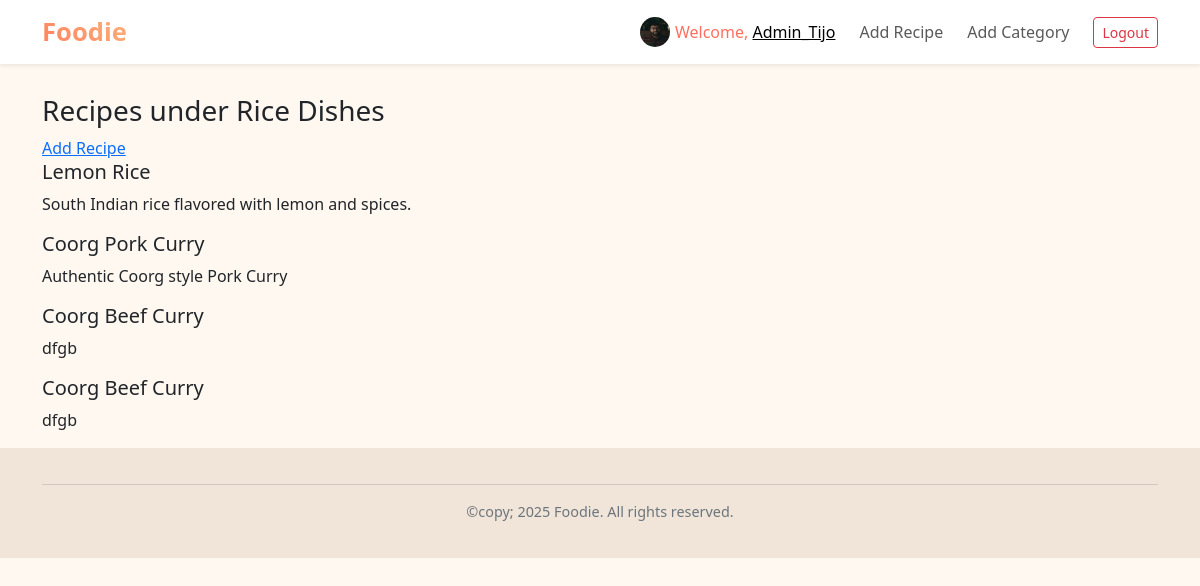
The app's page /home/recipes/5/ (signed in) with its own data.
### accounts/models.py (models this page shows, shortened)
class UserProfile(models.Model):
    user = models.OneToOneField(
        User,
        on_delete=models.CASCADE,
        related_name='profile'
    )
    bio = models.TextField(blank=True, null=True)
    date_created = models.DateTimeField(auto_now_add=True)
    profile_photo = models.ImageField(
        upload_to='profile/',
        blank=True,
        null=True
    )

### foodie_app/models.py (models this page shows)
class Category(models.Model):
    name = models.CharField(max_length=100)
    date_added = models.DateTimeField(auto_now_add=True)  # New field
    class Meta:
        verbose_name = "Category"
        ordering = ['name']   # default order by name ascending
    def __str__(self):
        return self.name

### recipes/models.py (models this page shows, shortened)
class Recipe(models.Model):
    name = models.CharField(max_length=100)
    description = models.TextField(null=True, blank=True)
    ingredients = models.TextField()
    directions = models.TextField()
    date_added = models.DateTimeField(auto_now_add=True, null=True, blank=True)
    category = models.ForeignKey(Category, on_delete=models.CASCADE)
    user = models.ForeignKey(User, on_delete=models.CASCADE, related_name='recipes', null=True, default=1)
    class Meta:
        ordering = ['date_added']

### foodie_app/views.py (the view)
# urls.py: path('recipes/', include('recipes.urls')),   # include recipes app
def recipes(request, category_id):
    recipes_qs = Recipe.objects.filter(category=category_id)
    category = Category.objects.get(pk=category_id)
    context = {
        'recipes': recipes_qs,
        'category': category,
    }
    return render(request, 'foodie_app/recipes.html', context)

### foodie_app/templates/foodie_app/recipes.html
{% extends "base.html" %} {% block content %}
<h3>Recipes under {{ category }}</h3>
<a href="{% url 'foodie_app:add_recipe_with_genre' category.id %}"
  >Add Recipe</a
>
<div>
  {% for recipe in recipes %}
  <div>
    <h5>{{ recipe.name }}</h5>
    <p>{{ recipe.description }}</p>
  </div>
  {% empty %}
  <p>No recipes in this category.</p>
  {% endfor %}
</div>
{% endblock content %}

### templates/base.html (shortened to what this page needs)
{% load django_bootstrap5 %}
<!DOCTYPE html>
<html lang="en">
  <head>
    {% bootstrap_css %}
  </head>
  <body>
    <header>
      <nav
        class="navbar navbar-expand-lg navbar-light bg-white shadow-sm fixed-top"
      >
        <div class="container">
          <a class="navbar-brand" href="{% url 'foodie_app:index' %}">Foodie</a>
          <div class="collapse navbar-collapse" id="mainNav">
            <ul class="navbar-nav ms-auto">
              {% if user.is_authenticated %}
              <li class="nav-item d-flex align-items-center">
                {% if user.profile.profile_photo %}
                <img
                  src="{{ user.profile.profile_photo.url }}"
                  alt="profile photo"
                  style="
                    width: 30px;
                    height: 30px;
                    border-radius: 50%;
                    margin-right: 5px;
                  "
                />
                {% endif %}
              </li>
              <li class="nav-item d-flex align-items-center">
                <span class="navbar-text"
                  >Welcome,
                  <a href="{% url 'accounts:edit_user_profile' %}">
                    {{ user.username }}
                  </a></span
                >
              </li>
              <li class="nav-item">
                <a
                  class="nav-link"
                  href="{% url 'foodie_app:add_recipe_no_genre' %}"
                  >Add Recipe</a
                >
              </li>
              <li class="nav-item">
                <a class="nav-link" href="{% url 'foodie_app:add_category' %}"
                  >Add Category</a
                >
              </li>
              <li class="nav-item d-flex align-items-center">
                <form
                  method="post"
                  action="{% url 'accounts:logout' %}"
                  class="d-inline"
                >
                  <button type="submit" class="btn btn-outline-danger btn-sm">
                    Logout
                  </button>
                </form>
              </li>
              {% endif %}
            </ul>
          </div>
        </div>
      </nav>
    </header>
    <main class="container mt-4">
      {% block content %} {% endblock content %}
    </main>
    <footer>
      <div class="container">
        <hr />
        <p>©copy; 2025 Foodie. All rights reserved.</p>
      </div>
    </footer>
  </body>
</html>

### templates/base.html (style rules this page uses)
body { padding-top: 70px; background-color: #fff8f0; font-family: "Segoe UI", sans-serif; }
footer { background-color: #f0e5d8; padding: 20px 0; text-align: center; font-size: 0.9rem; color: #6c757d; }
.navbar-brand { font-weight: bold; font-size: 1.6rem; background: linear-gradient( 45deg, #ff7e5f, #feb47b ); -webkit-background-clip: text; -webkit-text-fill-color: transparent; }
.navbar-nav { display: flex; align-items: center; }
.navbar-text { font-weight: 500; color: #ff6f61; margin-right: 1rem; }
.nav-link { font-weight: 500; margin-right: 0.5rem; transition: color 0.3s ease; }
.btn-outline-danger { margin-left: 0.5rem; }

### records on screen
Category: name "Rice Dishes"
Recipe: name "Lemon Rice", description "South Indian rice flavored with lemon and spices."
Recipe: name "Coorg Pork Curry", description "Authentic Coorg style Pork Curry"
Recipe: name "Coorg Beef Curry", description "dfgb"
Recipe: name "Coorg Beef Curry", description "dfgb"

### other values on screen
{{ user.username }} "Admin_Tijo"
